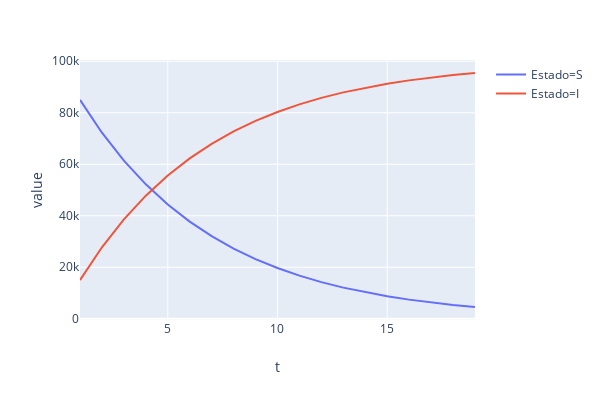

Notebook cell for this chart:
### Code cell
broad= broad.melt(id_vars=['t'], var_name='Estado')
px.line(broad,x='t',y='value',color='Estado',height=400,width=600)

### Figure 1 — Plotly figure (JSON) as saved in the notebook; plotly's stock layout.template omitted (floating-point values rounded to 4 significant figures)
{"data": [{"hoverlabel": {"namelength": 0}, "hovertemplate": "Estado=S<br>t=%{x}<br>value=%{y}", "legendgroup": "Estado=S", "line": {"color": "#636efa", "dash": "solid"}, "mode": "lines", "name": "Estado=S", "showlegend": true, "type": "scatter", "x": [1, 2, 3, 4, 5, 6, 7, 8, 9, 10, 11, 12, 13, 14, 15, 16, 17, 18, 19], "xaxis": "x", "y": [85000, 72250.0, 61410.0, 52200.0, 44370.0, 37710.0, 32060.0, 27250.0, 23160.0, 19690.0, 16730.0, 14220.0, 12090.0, 10280.0, 8735.0, 7425.0, 6311.0, 5365.0, 4560.0], "yaxis": "y"}, {"hoverlabel": {"namelength": 0}, "hovertemplate": "Estado=I<br>t=%{x}<br>value=%{y}", "legendgroup": "Estado=I", "line": {"color": "#EF553B", "dash": "solid"}, "mode": "lines", "name": "Estado=I", "showlegend": true, "type": "scatter", "x": [1, 2, 3, 4, 5, 6, 7, 8, 9, 10, 11, 12, 13, 14, 15, 16, 17, 18, 19], "xaxis": "x", "y": [15000, 27750.0, 38590.0, 47800.0, 55630.0, 62290.0, 67940.0, 72750.0, 76840.0, 80310.0, 83270.0, 85780.0, 87910.0, 89720.0, 91260.0, 92570.0, 93690.0, 94640.0, 95440.0], "yaxis": "y"}], "layout": {"height": 400, "legend": {"tracegroupgap": 0}, "margin": {"t": 60}, "width": 600, "xaxis": {"anchor": "y", "autorange": true, "domain": [0, 0.98], "range": [1, 19], "title": {"text": "t"}, "type": "linear"}, "yaxis": {"anchor": "x", "autorange": true, "domain": [0, 1], "range": [-489.0, 100500.0], "title": {"text": "value"}, "type": "linear"}}}
